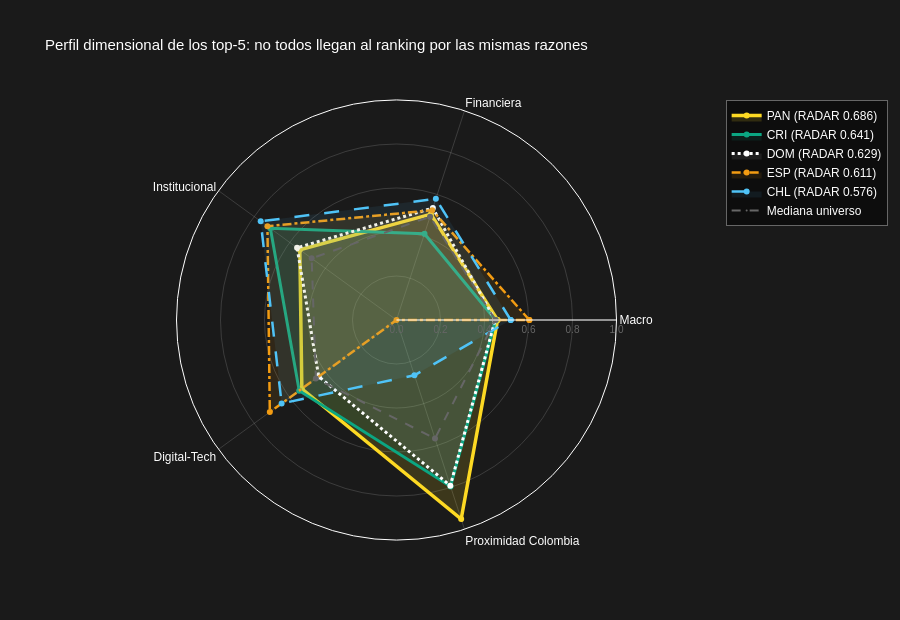

Here is the notebook cell this chart was saved with:
### Markdown cell above
## 2. Radar chart: perfil dimensional de los top-5 (5 dimensiones incluyendo proximidad)

Cada país tiene un score TOPSIS parcial por dimensión estructural (macro, financiera,
institucional, digital-tecnológica) más el índice de proximidad con Colombia (IPC).
Este gráfico revela por qué cada país ocupa su posición en el ranking.

### Code cell
DIM_COLS = ["score_macro", "score_financial", "score_institutional", "score_digital_tech"]
DIM_LABELS_SHORT = ["Macro", "Financiera", "Institucional", "Digital-Tech"]
dim_available = [c for c in DIM_COLS if c in global_ranking.columns]

# Incorporar IPC como 5ª dimensión
ipc_df = results.get("ipc", None)
has_ipc = ipc_df is not None
if has_ipc:
    ipc_series = ipc_df.copy()
    if isinstance(ipc_series, pd.DataFrame):
        if "country_iso3" not in ipc_series.columns:
            ipc_series = ipc_series.reset_index().rename(columns={ipc_series.index.name or "index": "country_iso3"})
        ipc_col = [c for c in ipc_series.columns if c != "country_iso3"][0]
        ipc_map = ipc_series.set_index("country_iso3")[ipc_col].to_dict()
    elif isinstance(ipc_series, pd.Series):
        ipc_map = ipc_series.to_dict()
    else:
        ipc_map = {}
        has_ipc = False

if len(dim_available) >= 3:
    dim_data = global_ranking.set_index("country_iso3")[dim_available].copy()
    if has_ipc:
        dim_data["ipc"] = dim_data.index.map(ipc_map)
        all_dims = dim_available + ["ipc"]
        all_labels = DIM_LABELS_SHORT[:len(dim_available)] + ["Proximidad\nColombia"]
    else:
        all_dims = dim_available
        all_labels = DIM_LABELS_SHORT[:len(dim_available)]

    medians = dim_data[all_dims].median()

    # --- Colores Cibest diferenciados por país ---
    country_styles = {
        top_5[0]: {"color": C["gold"],    "width": 3.5, "dash": "solid",    "fill_opacity": 0.15},
        top_5[1]: {"color": C["green"],   "width": 3.0, "dash": "solid",    "fill_opacity": 0.12},
        top_5[2]: {"color": "#FFFFFF",    "width": 3.0, "dash": "dot",      "fill_opacity": 0.08},
        top_5[3]: {"color": C["amber"],   "width": 2.5, "dash": "dashdot",  "fill_opacity": 0.10},
        top_5[4]: {"color": "#4FC3F7",    "width": 2.5, "dash": "longdash", "fill_opacity": 0.08},
    }

    labels_closed = all_labels + [all_labels[0]]
    fig = go.Figure()

    for country in top_5:
        if country not in dim_data.index:
            continue
        style = country_styles.get(country, {"color": C["gray_mid"], "width": 2, "dash": "solid", "fill_opacity": 0.1})
        vals = dim_data.loc[country, all_dims].tolist()
        vals_closed = vals + [vals[0]]

        # Score RADAR para la leyenda
        r_score = radar_global.loc[radar_global["country_iso3"] == country, "radar_score"]
        r_label = f"{country} (RADAR {r_score.values[0]:.3f})" if len(r_score) > 0 else country

        fig.add_trace(go.Scatterpolar(
            r=vals_closed, theta=labels_closed, name=r_label,
            line=dict(color=style["color"], width=style["width"], dash=style["dash"]),
            fill="toself", fillcolor=f"rgba({int(style['color'].lstrip('#')[0:2], 16)},{int(style['color'].lstrip('#')[2:4], 16)},{int(style['color'].lstrip('#')[4:6], 16)},{style['fill_opacity']})",
            marker=dict(size=6, color=style["color"]),
        ))

    # Mediana del universo
    med_vals = medians.tolist() + [medians.tolist()[0]]
    fig.add_trace(go.Scatterpolar(
        r=med_vals, theta=labels_closed, name="Mediana universo",
        line=dict(color=C["gray_mid"], width=2, dash="dash"),
        marker=dict(size=0),
        fillcolor="rgba(0,0,0,0)",
    ))

    fig.update_layout(
        title=dict(
            text="Perfil dimensional de los top-5: no todos llegan al ranking por las mismas razones",
            font=dict(size=15),
        ),
        polar=dict(
            bgcolor=C["black"],
            radialaxis=dict(
                range=[0, 1], showticklabels=True, tickformat=".1f",
                gridcolor="rgba(255,255,255,0.15)", tickfont=dict(color=C["gray_mid"], size=10),
            ),
            angularaxis=dict(
                gridcolor="rgba(255,255,255,0.15)",
                tickfont=dict(color=C["white"], size=12, family="Arial"),
            ),
        ),
        paper_bgcolor=C["black"],
        font=dict(family="Arial", color=C["white"]),
        legend=dict(
            font=dict(size=12, color=C["white"]),
            bgcolor="rgba(0,0,0,0.5)",
            bordercolor=C["gray_mid"], borderwidth=1,
        ),
        height=620,
    )
    fig.show()

    insight_box("Lectura del radar",
        "PAN y CRI sobresalen en Proximidad pero quedan por debajo de la mediana en lo estructural. "
        "ESP, CHL mantienen perfil equilibrado en las 5 dimensiones. "
        "La asimetría entre proximidad y estructura es la tensión central del ranking RADAR.")

### Figure 1 — Plotly figure (JSON) as saved in the notebook; plotly's stock layout.template omitted (floating-point values rounded to 4 significant figures)
{"data": [{"fill": "toself", "fillcolor": "rgba(253,217,35,0.15)", "line": {"color": "#FDD923", "dash": "solid", "width": 3.5}, "marker": {"color": "#FDD923", "size": 6}, "name": "PAN (RADAR 0.686)", "r": [0.4594, 0.5058, 0.5432, 0.5318, 0.9512, 0.4594], "theta": ["Macro", "Financiera", "Institucional", "Digital-Tech", "Proximidad\nColombia", "Macro"], "type": "scatterpolar"}, {"fill": "toself", "fillcolor": "rgba(11,166,130,0.12)", "line": {"color": "#0BA682", "dash": "solid", "width": 3}, "marker": {"color": "#0BA682", "size": 6}, "name": "CRI (RADAR 0.641)", "r": [0.4505, 0.4118, 0.7087, 0.5466, 0.7953, 0.4505], "theta": ["Macro", "Financiera", "Institucional", "Digital-Tech", "Proximidad\nColombia", "Macro"], "type": "scatterpolar"}, {"fill": "toself", "fillcolor": "rgba(255,255,255,0.08)", "line": {"color": "#FFFFFF", "dash": "dot", "width": 3}, "marker": {"color": "#FFFFFF", "size": 6}, "name": "DOM (RADAR 0.629)", "r": [0.4483, 0.5348, 0.5586, 0.4371, 0.7918, 0.4483], "theta": ["Macro", "Financiera", "Institucional", "Digital-Tech", "Proximidad\nColombia", "Macro"], "type": "scatterpolar"}, {"fill": "toself", "fillcolor": "rgba(243,156,18,0.1)", "line": {"color": "#F39C12", "dash": "dashdot", "width": 2.5}, "marker": {"color": "#F39C12", "size": 6}, "name": "ESP (RADAR 0.611)", "r": [0.6039, 0.5248, 0.7252, 0.7117, 0, 0.6039], "theta": ["Macro", "Financiera", "Institucional", "Digital-Tech", "Proximidad\nColombia", "Macro"], "type": "scatterpolar"}, {"fill": "toself", "fillcolor": "rgba(79,195,247,0.08)", "line": {"color": "#4FC3F7", "dash": "longdash", "width": 2.5}, "marker": {"color": "#4FC3F7", "size": 6}, "name": "CHL (RADAR 0.576)", "r": [0.5193, 0.579, 0.763, 0.6454, 0.2639, 0.5193], "theta": ["Macro", "Financiera", "Institucional", "Digital-Tech", "Proximidad\nColombia", "Macro"], "type": "scatterpolar"}, {"fillcolor": "rgba(0,0,0,0)", "line": {"color": "#666666", "dash": "dash", "width": 2}, "marker": {"size": 0}, "name": "Mediana universo", "r": [0.4494, 0.4938, 0.4767, 0.453, 0.5663, 0.4494], "theta": ["Macro", "Financiera", "Institucional", "Digital-Tech", "Proximidad\nColombia", "Macro"], "type": "scatterpolar"}], "layout": {"font": {"color": "#FFFFFF", "family": "Arial"}, "height": 620, "legend": {"bgcolor": "rgba(0,0,0,0.5)", "bordercolor": "#666666", "borderwidth": 1, "font": {"color": "#FFFFFF", "size": 12}}, "paper_bgcolor": "#1A1A1A", "polar": {"angularaxis": {"gridcolor": "rgba(255,255,255,0.15)", "tickfont": {"color": "#FFFFFF", "family": "Arial", "size": 12}}, "bgcolor": "#1A1A1A", "radialaxis": {"gridcolor": "rgba(255,255,255,0.15)", "range": [0, 1], "showticklabels": true, "tickfont": {"color": "#666666", "size": 10}, "tickformat": ".1f"}}, "title": {"font": {"size": 15}, "text": "Perfil dimensional de los top-5: no todos llegan al ranking por las mismas razones"}}}
